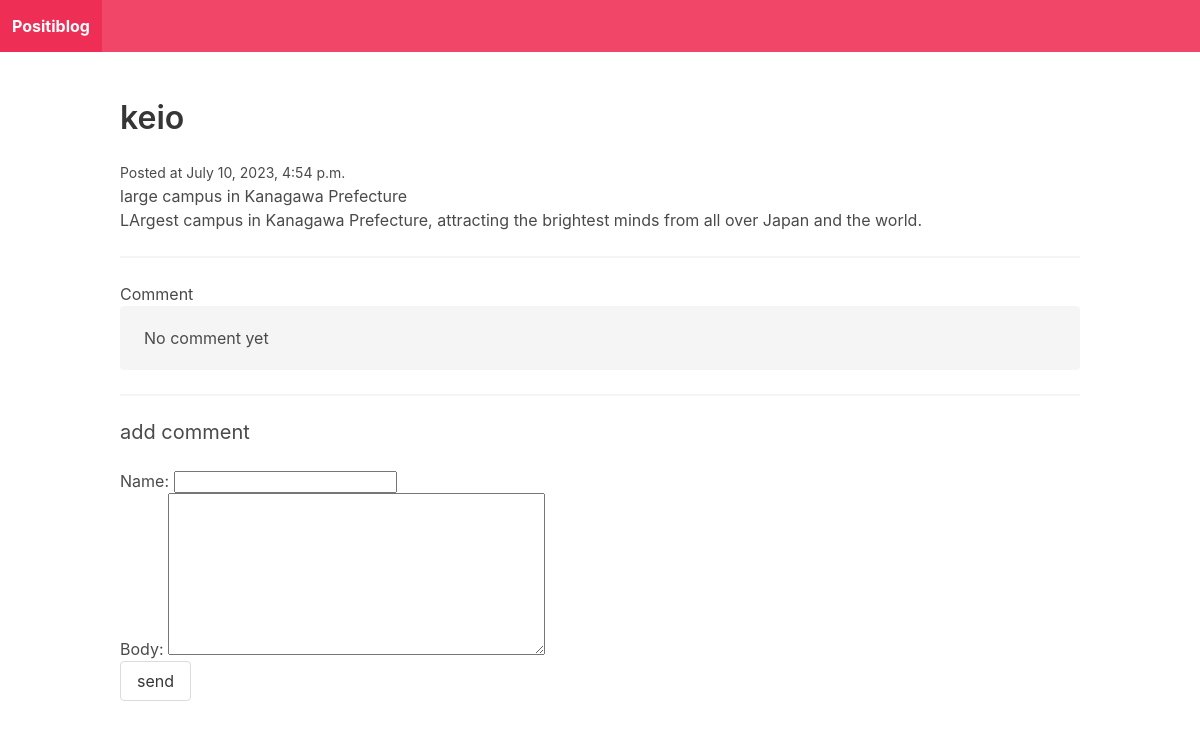
The app's page /keio-1/ with its own data.
### blog/models.py (models this page shows)
class Post(models.Model):
    title=models.CharField(max_length=255)
    slug=models.SlugField()
    intro=models.TextField()
    body=models.TextField()
    posted_date=models.DateTimeField(auto_now_add=True)

### blog/views.py (the view)
# urls.py: path("<slug:slug>/", post_detail, name="post_detail"),
def post_detail(request, slug):
    post=Post.objects.get(slug=slug)
    if request.method=="POST":
        form = CommentForm(request.POST)
        if form.is_valid():
            comment=form.save(commit=False)
            comment.post=post
            comment.save()
            generate_comments(post)
            identify_ifbad()
            return redirect("post_detail", slug=post.slug)
    else:
        form=CommentForm()
    return render(request, "blog/post_detail.html", {"post":post, "form":form})

### blog/forms.py
class CommentForm(forms.ModelForm):
    class Meta:
        model=Comment
        fields=["name","body"]

### blog/templates/blog/post_detail.html (shortened to what this page needs)
{% extends "blog/base.html" %} {% block content %}
<h1 class="title">{{post.title}}</h1>
<small>
    Posted at {{post.posted_date}}
</small>
<p>
    {{post.intro}}
</p>
<p>
    {{post.body}}
</p>
<hr />
<h2 class="'subtitle">Comment</h2>
{% for comment in post.comments.all %}
<article class="media">
    <div class="media-content">
        <div class="content">
            <p>
                <strong>
                    {{comment.name}}
                    <small>
                        {{comment.posted_date}}
                    </small>
                </strong>
                <br />
                {{comment.body}}
            </p>
        </div>
    </div>
</article>
{% empty %}
<div class="notification">
    <p>
        No comment yet
    </p>
</div>
{% endfor %}
<hr />
<h2 class="subtitle">
    add comment
</h2>
<form action="." method="post">
    {{form.as_p}}
    <div class="field">
        <div class="control">
            <button class="button is danger">send</button>
        </div>
    </div>
</form>
{% endblock %}

### records on screen
Post: title "keio", posted_date "July 10, 2023, 4:54 p.m.", intro "large campus in Kanagawa Prefecture", body "LArgest campus in Kanagawa Prefecture, attracting the brightest minds from all over Japan and the world."
